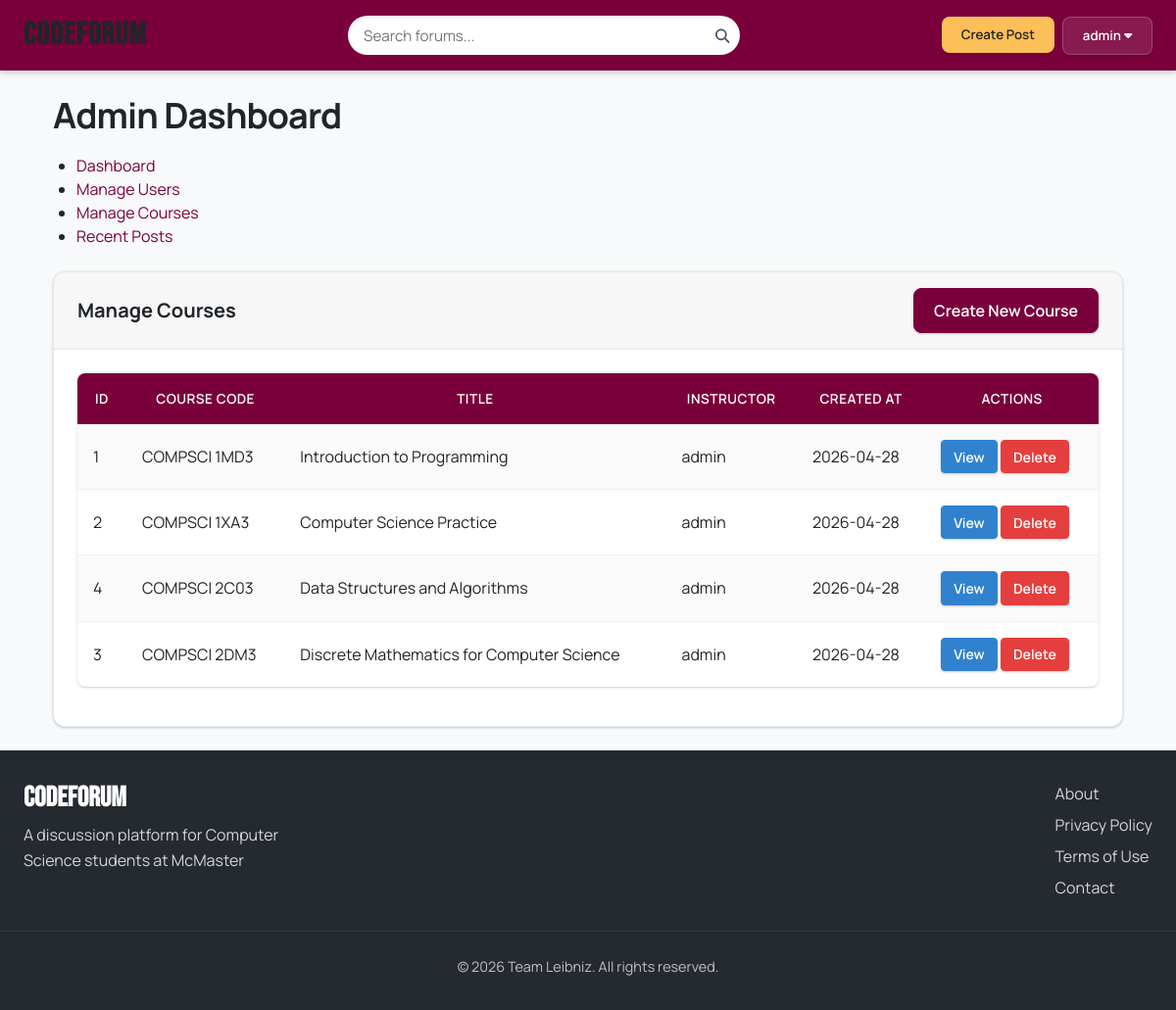
The page /admin.php?tab=courses (signed in) on the database its author committed.
### tables this page shows
CREATE TABLE courses (
  course_id INT AUTO_INCREMENT PRIMARY KEY,
  course_code VARCHAR(20) NOT NULL UNIQUE,
  course_name VARCHAR(100) NOT NULL,
  description TEXT,
  instructor_id INT,
  created_at TIMESTAMP DEFAULT CURRENT_TIMESTAMP,
  updated_at TIMESTAMP NULL ON UPDATE CURRENT_TIMESTAMP,
  FOREIGN KEY (instructor_id) REFERENCES users(user_id) ON DELETE SET NULL
);

CREATE TABLE users (
  user_id INT AUTO_INCREMENT PRIMARY KEY,
  username VARCHAR(50) NOT NULL UNIQUE,
  email VARCHAR(100) NOT NULL UNIQUE,
  password VARCHAR(255) NOT NULL,
  registration_date TIMESTAMP DEFAULT CURRENT_TIMESTAMP,
  last_login TIMESTAMP NULL,
  role ENUM('student', 'moderator', 'admin') DEFAULT 'student',
  remember_token VARCHAR(64) NULL,
  token_expiry TIMESTAMP NULL
);

### includes/utils.php (called while the page is built, shortened)
<?php
function ensure_session_started() {
  if (session_status() === PHP_SESSION_NONE) {
    return true;
  }
  return false;
}
function is_logged_in() {
  return isset($_SESSION['user_id']);
}

### includes/classes/Course.php (called while the page is built, shortened)
<?php
require_once 'includes/utils.php';
class Course {
  private $conn;
  private $table_name = "courses";
  public function __construct($db, $course_id = null) {
    $this->conn = $db;
  }
  public function get_all_courses() {
    $query = "SELECT c.*, u.username as instructor_name,
              (SELECT COUNT(*) FROM user_courses uc WHERE uc.course_id = c.course_id) as student_count
              FROM " . $this->table_name . " c
              LEFT JOIN users u ON c.instructor_id = u.user_id
              ORDER BY c.course_code";
    $stmt = $this->conn->prepare($query);
    try {
      $stmt->execute();
      return $stmt->fetchAll();
    } catch (PDOException $e) {
      error_log("Error fetching courses: " . $e->getMessage());
      return [];
    }
  }
}

### includes/classes/User.php (called while the page is built, shortened)
<?php
require_once 'includes/utils.php';
class User {
  private $conn;
  private $table_name = "users";
  public $user_id;
  public $username;
  public $email;
  public $registration_date;
  public $last_login;
  public $role;
  public function __construct($db, $user_id = null) {
    $this->conn = $db;
    if ($user_id) {
      $this->user_id = $user_id;
      $this->load_user_data();
    }
  }
  private function load_user_data() {
    $query = "SELECT * FROM " . $this->table_name . " WHERE user_id = :user_id";
    $stmt = $this->conn->prepare($query);
    $stmt->bindParam(":user_id", $this->user_id);
    $stmt->execute();
    if ($stmt->rowCount() > 0) {
      $row = $stmt->fetch(PDO::FETCH_ASSOC);
      $this->username = $row['username'];
      $this->email = $row['email'];
      $this->registration_date = $row['registration_date'];
      $this->last_login = $row['last_login'];
      $this->role = $row['role'];
    }
  }
  public function get_data() {
    return [
      'id' => $this->user_id,
      'username' => $this->username,
      'email' => $this->email,
      'role' => $this->role,
      'created_at' => $this->registration_date,
      'last_login' => $this->last_login
    ];
  }
}

### admin.php (the view, shortened to what this page needs)
<?php
require_once 'includes/utils.php';
require_once 'includes/classes/User.php';
require_once 'includes/classes/Course.php';
$db = new Database();
$conn = $db->getConnection();
$user = new User($conn, $_SESSION['user_id']);
$valid_tabs = ['dashboard', 'users', 'courses', 'posts'];
$tab = isset($_GET['tab']) && in_array($_GET['tab'], $valid_tabs) ? $_GET['tab'] : 'dashboard';
$course = new Course($conn);
$courses = $course->get_all_courses();
include 'includes/partials/header.php';
?>
<div class="container mt-4">
    <h1>Admin Dashboard</h1>
    <ul class="nav nav-tabs mb-4">
        <li class="nav-item">
            <a class="nav-link <?php echo $tab === 'dashboard' ? 'active' : ''; ?>" href="admin.php?tab=dashboard">Dashboard</a>
        </li>
        <li class="nav-item">
            <a class="nav-link <?php echo $tab === 'users' ? 'active' : ''; ?>" href="admin.php?tab=users">Manage Users</a>
        </li>
        <li class="nav-item">
            <a class="nav-link <?php echo $tab === 'courses' ? 'active' : ''; ?>" href="admin.php?tab=courses">Manage Courses</a>
        </li>
        <li class="nav-item">
            <a class="nav-link <?php echo $tab === 'posts' ? 'active' : ''; ?>" href="admin.php?tab=posts">Recent Posts</a>
        </li>
    </ul>
    <?php if ($tab === 'courses'): ?>
    <div class="card">
        <div class="card-header d-flex justify-content-between align-items-center">
            <h5>Manage Courses</h5>
            <button type="button" class="btn btn-primary" data-bs-toggle="modal" data-bs-target="#createCourse">
                Create New Course
            </button>
        </div>
        <div class="card-body">
            <table class="table table-striped">
                <thead>
                    <tr>
                        <th>ID</th>
                        <th>Course Code</th>
                        <th>Title</th>
                        <th>Instructor</th>
                        <th>Created At</th>
                        <th>Actions</th>
                    </tr>
                </thead>
                <tbody>
                    <?php foreach ($courses as $c): ?>
                    <tr>
                        <td><?php echo $c['course_id']; ?></td>
                        <td><?php echo htmlspecialchars($c['course_code']); ?></td>
                        <td><?php echo htmlspecialchars($c['course_name']); ?></td>
                        <td>
                            <?php if ($c['instructor_id']): ?>
                                <?php
                                    $instructor = new User($conn, $c['instructor_id']);
                                    $instructor_data = $instructor->get_data();
                                    echo htmlspecialchars($instructor_data['username'] ?? 'Unknown');
                                ?>
                            <?php else: ?>
                                <em>No instructor assigned</em>
                            <?php endif; ?>
                        </td>
                        <td><?php echo date('Y-m-d', strtotime($c['created_at'])); ?></td>
                        <td>
                            <a href="community.php?id=<?php echo $c['course_id']; ?>" class="btn btn-sm btn-info">View</a>
                            <button type="button" class="btn btn-sm btn-danger" data-bs-toggle="modal" data-bs-target="#deleteCourse<?php echo $c['course_id']; ?>">
                                Delete
                            </button>
                        </td>
                    </tr>
                    <?php endforeach; ?>
                </tbody>
            </table>
        </div>
    </div>
    <?php endif; ?>
</div>
<?php include 'includes/partials/footer.php'; ?>

### includes/partials/header.php (shortened to what this page needs)
<?php
require_once 'includes/config/database.php';
require_once 'includes/utils.php';
$database = new Database();
$conn = $database->getConnection();
require_once "includes/classes/Course.php";
$course_obj = new Course($conn);
$all_courses = $course_obj->get_all_courses();
$is_logged_in = is_logged_in();
if ($is_logged_in) {
  $username = $_SESSION['username'];
}
?>
<!DOCTYPE html>
<html lang="en">
<head>
  <link rel="stylesheet" href="assets/css/global.css">
</head>
<body>
  <header>
    <a href="index.php">
      <h1>CodeForum</h1>
    </a>
    <div class="search-container">
      <form action="search.php" method="GET">
        <input type="text" name="q" placeholder="Search forums..."
              value="<?php echo isset($_GET['q']) ? htmlspecialchars($_GET['q']) : ''; ?>">
        <button type="submit" class="search-btn"><i class="fa fa-search"></i></button>
      </form>
    </div>
    <div id="nav-button-container">
      <?php if ($is_logged_in): ?>
        <a href="create-post.php"><button class="create">Create Post</button></a>
        <div class="dropdown">
          <button class="account dropdown-toggle">
            <?php echo htmlspecialchars($username); ?>
            <i class="fas fa-caret-down"></i>
          </button>
        </div>
      <?php else: ?>
        <a href="register.php"><button class="account">Register</button></a>
        <a href="login.php"><button class="account">Log In</button></a>
      <?php endif; ?>
    </div>
  </header>
  <div class="content">

### includes/partials/footer.php (shortened to what this page needs)
</div>
  <footer>
    <div class="footer-content">
      <div class="footer-logo">
        <h3>CodeForum</h3>
        <p>A discussion platform for Computer Science students at McMaster</p>
      </div>
      <div class="footer-links">
        <ul>
          <li><a href="#">About</a></li>
          <li><a href="#">Privacy Policy</a></li>
          <li><a href="#">Terms of Use</a></li>
          <li><a href="#">Contact</a></li>
        </ul>
      </div>
    </div>
    <div class="footer-bottom">
      <p>&copy; <?php echo date('Y'); ?> Team Leibniz. All rights reserved.</p>
    </div>
  </footer>
</body>
</html>

### rows shown on the page
courses: course_id "1", course_code "COMPSCI 1MD3", course_name "Introduction to Programming", instructor.username "admin", created_at "2026-04-28"
courses: course_id "2", course_code "COMPSCI 1XA3", course_name "Computer Science Practice", instructor.username "admin", created_at "2026-04-28"
courses: course_id "4", course_code "COMPSCI 2C03", course_name "Data Structures and Algorithms", instructor.username "admin", created_at "2026-04-28"
courses: course_id "3", course_code "COMPSCI 2DM3", course_name "Discrete Mathematics for Computer Science", instructor.username "admin", created_at "2026-04-28"

### other values the page prints
$username "admin"
